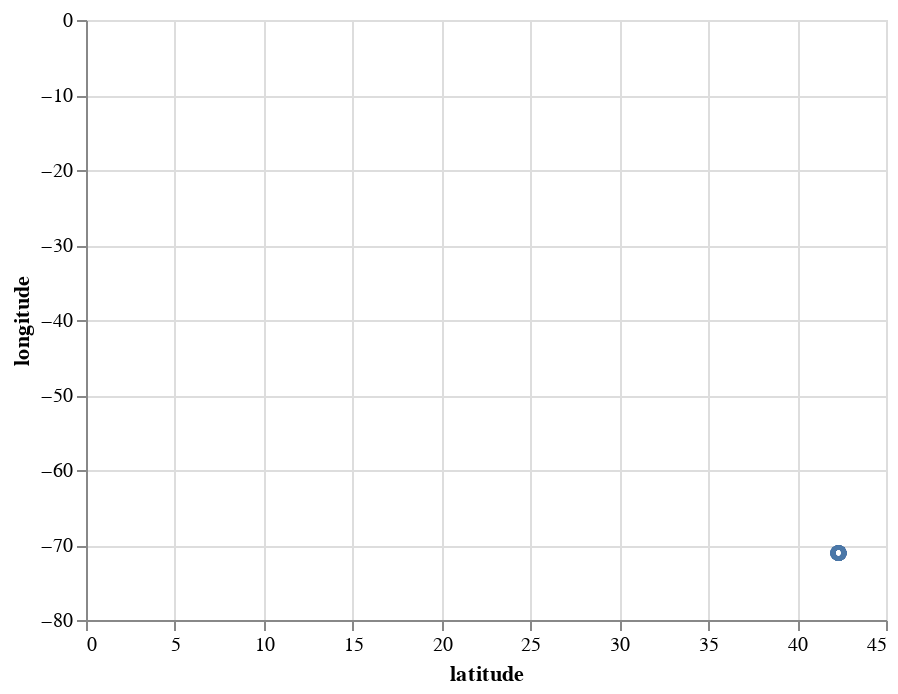

Notebook source saved alongside this figure:
### Code cell
# Plot Latitude and Longitude Points from DF 

alt.Chart(df).mark_point().encode(
    x="latitude",
    y="longitude"
)
